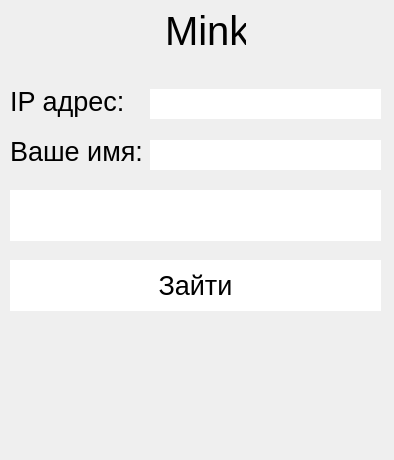
<?xml version="1.0" encoding="UTF-8"?>
<ui version="4.0">
 <class>MainWindow</class>
 <widget class="QMainWindow" name="MainWindow">
  <property name="geometry">
   <rect>
    <x>0</x>
    <y>0</y>
    <width>394</width>
    <height>460</height>
   </rect>
  </property>
  <property name="windowTitle">
   <string>MainWindow</string>
  </property>
  <widget class="QWidget" name="centralwidget">
   <widget class="QLabel" name="label">
    <property name="geometry">
     <rect>
      <x>165</x>
      <y>10</y>
      <width>81</width>
      <height>41</height>
     </rect>
    </property>
    <property name="font">
     <font>
      <pointsize>30</pointsize>
     </font>
    </property>
    <property name="text">
     <string>Mink</string>
    </property>
   </widget>
   <widget class="QLineEdit" name="lineEdit">
    <property name="geometry">
     <rect>
      <x>150</x>
      <y>89</y>
      <width>231</width>
      <height>30</height>
     </rect>
    </property>
    <property name="font">
     <font>
      <pointsize>15</pointsize>
     </font>
    </property>
    <property name="styleSheet">
     <string notr="true">border: none;</string>
    </property>
    <property name="text">
     <string/>
    </property>
   </widget>
   <widget class="QLineEdit" name="lineEdit_2">
    <property name="geometry">
     <rect>
      <x>150</x>
      <y>140</y>
      <width>231</width>
      <height>30</height>
     </rect>
    </property>
    <property name="font">
     <font>
      <pointsize>15</pointsize>
     </font>
    </property>
    <property name="styleSheet">
     <string notr="true">border:none;</string>
    </property>
   </widget>
   <widget class="QLabel" name="label_2">
    <property name="geometry">
     <rect>
      <x>10</x>
      <y>81</y>
      <width>121</width>
      <height>41</height>
     </rect>
    </property>
    <property name="font">
     <font>
      <pointsize>20</pointsize>
     </font>
    </property>
    <property name="text">
     <string>IP адрес:</string>
    </property>
   </widget>
   <widget class="QLabel" name="label_3">
    <property name="geometry">
     <rect>
      <x>10</x>
      <y>136</y>
      <width>131</width>
      <height>31</height>
     </rect>
    </property>
    <property name="font">
     <font>
      <pointsize>20</pointsize>
     </font>
    </property>
    <property name="text">
     <string>Ваше имя:</string>
    </property>
   </widget>
   <widget class="QTextBrowser" name="textBrowser">
    <property name="geometry">
     <rect>
      <x>10</x>
      <y>190</y>
      <width>371</width>
      <height>51</height>
     </rect>
    </property>
    <property name="font">
     <font>
      <pointsize>15</pointsize>
     </font>
    </property>
    <property name="styleSheet">
     <string notr="true">border:none;</string>
    </property>
   </widget>
   <widget class="QPushButton" name="pushButton">
    <property name="geometry">
     <rect>
      <x>10</x>
      <y>260</y>
      <width>371</width>
      <height>51</height>
     </rect>
    </property>
    <property name="font">
     <font>
      <pointsize>20</pointsize>
     </font>
    </property>
    <property name="styleSheet">
     <string notr="true">border: none;
background-color: rgb(255, 255, 255);</string>
    </property>
    <property name="text">
     <string>Зайти</string>
    </property>
   </widget>
  </widget>
 </widget>
 <resources/>
 <connections/>
</ui>
